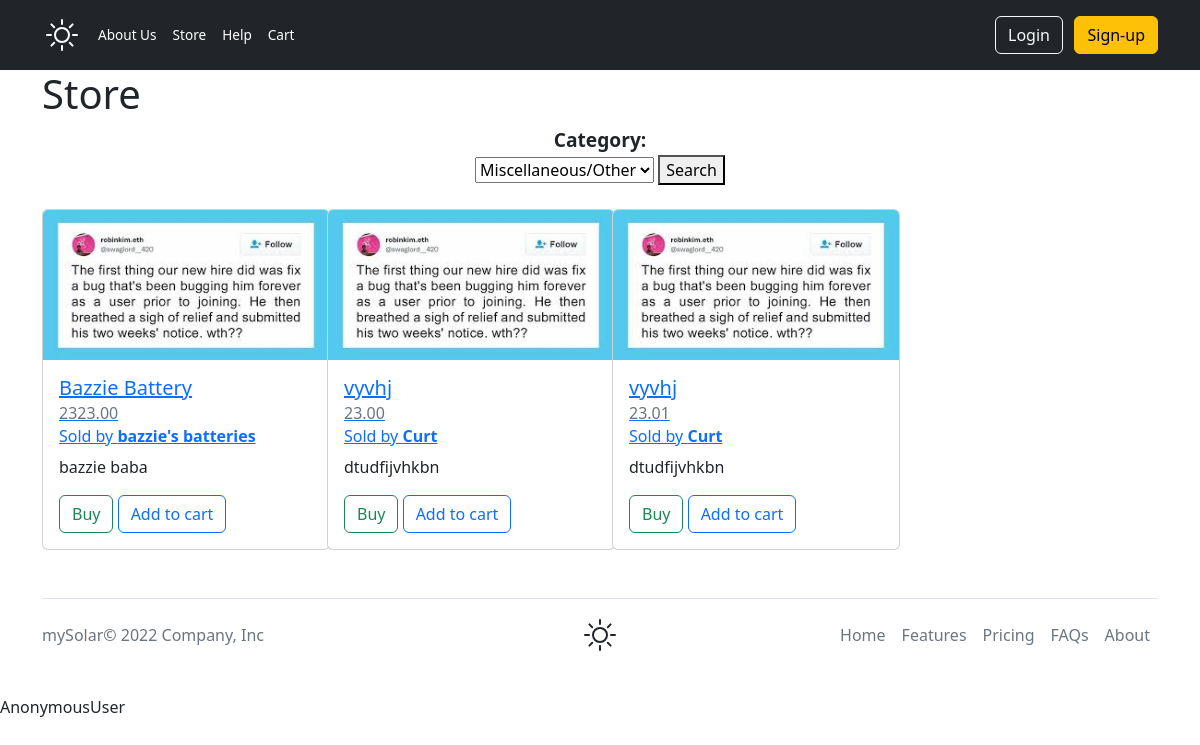
The app's page /shop, older data.
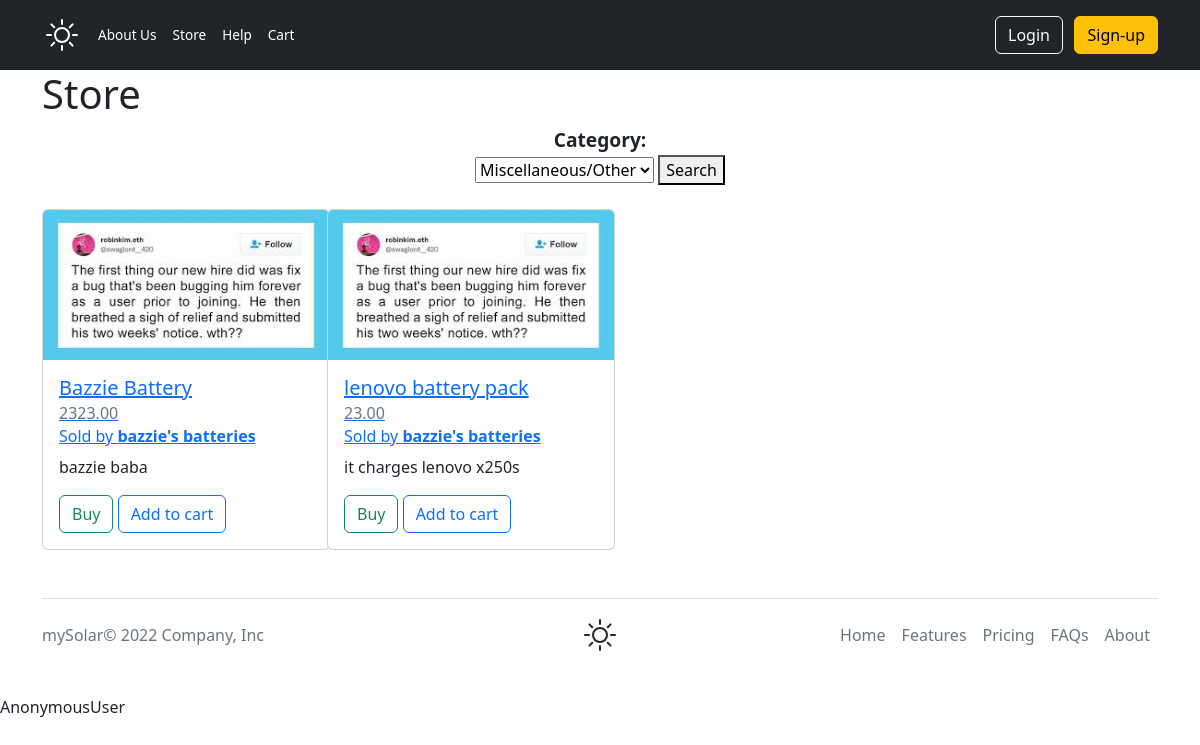
The same page, newer data.
### mySolarApp/models.py (models this page shows, shortened)
class Product(models.Model):
    SLP = "SLP"  # solar panels
    BAT = "BAT"  # batteries
    INV = "INV"  # inverters
    CHA_CTRL = "CHA_CTRL"  # charge controllers
    WAT_PUMPS = "WAT_PUMPS"  # water pumps
    ACC = "ACC"  # accessories
    TOOLS = "TOOLS"  # tools
    MISC = "MISC"  # miscellaneous
    CATEGORY = [
        (SLP, "Solar Panels"),
        (BAT, "Batteries"),
        (INV, "Inverters"),
        (CHA_CTRL, "Charge Controllers"),
        (WAT_PUMPS, "Water Pumps"),
        (ACC, "Accessories"),
        (TOOLS, "Tools"),
        (MISC, "Miscellaneous/Other"),
    ]
    seller = models.ForeignKey(
        Profile, on_delete=models.CASCADE, related_name="product_seller")
    title = models.CharField(max_length=64)
    pic = models.ImageField(blank=True, height_field=None,
                            width_field=None, upload_to='product_images')
    short_desc = models.CharField("Short Description", max_length=150)
    long_desc = models.CharField("Long Description", max_length=5000)
    category = models.CharField(max_length=10, choices=CATEGORY, default=MISC)
    price = models.DecimalField(max_digits=6, decimal_places=2)
    in_stock = models.BooleanField(default=True)
    is_closed = models.BooleanField(default=False)

class Profile(models.Model):
    shopkeeper = models.OneToOneField(
        User, on_delete=models.CASCADE, related_name="user_profile")
    name = models.CharField(max_length=64)
    bio = models.CharField(max_length=1000)
    profile_pic = models.ImageField(
        blank=True, height_field=None, width_field=None, upload_to='profile_and_banner_images')
    banner_pic = models.ImageField(
        blank=True, height_field=None, width_field=None, upload_to='profile_and_banner_images')
    location = models.CharField(max_length=128)
    how_active = models.IntegerField()
    identification = models.CharField(max_length=13)
    is_active = models.BooleanField(default=True)

### mySolarApp/views.py (the view)
# urls.py: path("shop", shop, name="shop"),
def shop(request):
    f = Product.objects.all()
    categoryForm = categoryProductsForm()
    if len(f) != 0:
        context = {
            "products": f,
            "categoryForm": categoryForm
        }
    else:
        context = {"products": "None"}
    return render(request, "mySolar/store.html", context)

### mySolarApp/forms.py
class categoryProductsForm(forms.ModelForm):
    class Meta:
        model = Product
        fields = {"category"}

### mySolarApp/templates/mySolar/store.html (shortened to what this page needs)
{% extends 'mySolar/layout.html' %} {% load static %}  {% block body %}
<h1>Store</h1>
{% if categoryForm %}
<form action="categoryProducts" method="POST">
  {% csrf_token %} {{categoryForm}}
  <button type="submit">Search</button>
</form>
{% endif %}
<br />
<div class="row row-cols-1 row-cols-md-2 row-cols-lg-4 mb-3">
  {% for product in products %}
  <div class="col mb-4">
    <a href="{% url 'product' product.pk %}">
      <div class="card" style="width: 18rem">
        <img
          src="{% static 'respect1000.jpg' %}"
          class="card-img-top"
          alt="..."
        />
        <div class="card-body">
          <h5 class="card-title">{{ product.title }}</h5>
          <h6 class="card-subtitle mb-2 text-muted">{{ product.price }}</h6>
          <h6 class="card-subtitle mb-2 text-muted">
            Sold by
            <a href="{% url 'sellerInfo' product.seller.pk %}"
              ><b>{{product.seller.name }}</b></a
            >
          </h6>
          <p class="card-text">{{ product.short_desc }}</p>
         {% if product.seller.shopkeeper.username.lower == request.user.username.lower %}
          <a href="{% url 'editProduct' product.pk 'edit' %}" class="btn btn-outline-success">Edit</button>
          <a href="{% url 'editProduct' product.pk 'delete' %}" class="btn btn-outline-primary">Delete</a>
          {% else %}
          <button class="btn btn-outline-success">Buy</button>
          <button class="btn btn-outline-primary">Add to cart</button>
        {% endif %}
        </div>
      </div>
    </a>
  </div>
  {% endfor %}
</div>
{% endblock %}

Row changes from the older to the newer data that the page shows:
removed Product: title "vyvhj", price "23.00", seller.name "Curt", short_desc "dtudfijvhkbn", shows "Buy"
removed Product: title "vyvhj", price "23.01", seller.name "Curt", short_desc "dtudfijvhkbn", shows "Buy"
added Product: title "lenovo battery pack", price "23.00", seller.name "bazzie's batteries", short_desc "it charges lenovo x250s", shows "Buy"
